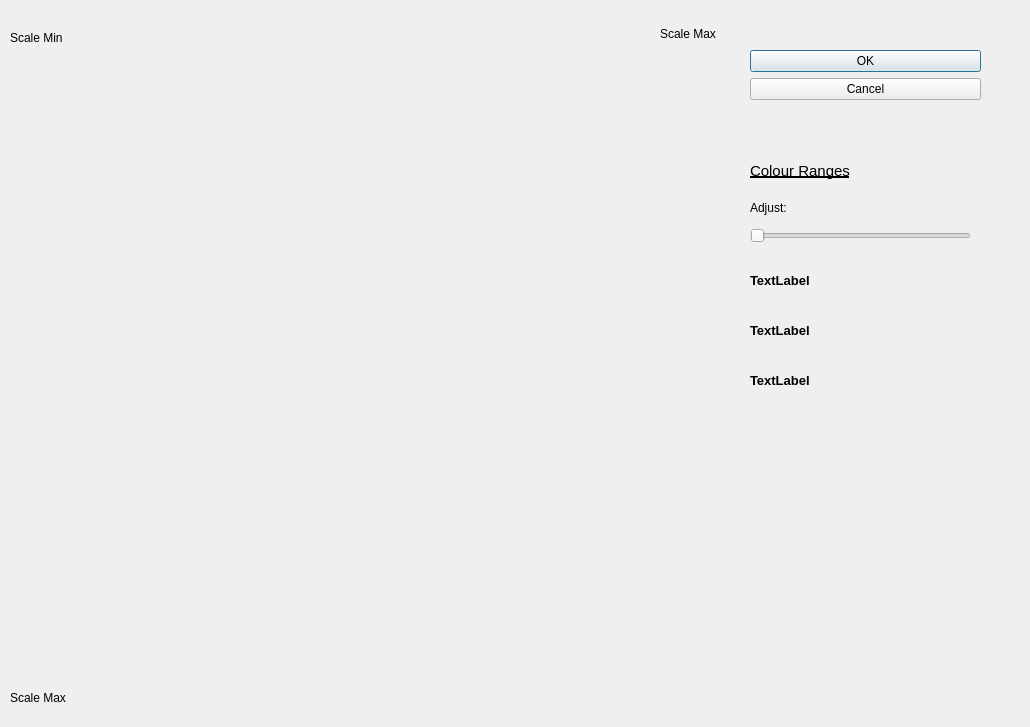
<?xml version="1.0" encoding="UTF-8"?>
<ui version="4.0">
 <class>GraphDialog</class>
 <widget class="QDialog" name="GraphDialog">
  <property name="geometry">
   <rect>
    <x>0</x>
    <y>0</y>
    <width>1030</width>
    <height>727</height>
   </rect>
  </property>
  <property name="windowTitle">
   <string>Graph of Transition Matrix</string>
  </property>
  <widget class="QDialogButtonBox" name="buttonBox">
   <property name="geometry">
    <rect>
     <x>750</x>
     <y>50</y>
     <width>231</width>
     <height>101</height>
    </rect>
   </property>
   <property name="font">
    <font>
     <pointsize>9</pointsize>
    </font>
   </property>
   <property name="orientation">
    <enum>Qt::Vertical</enum>
   </property>
   <property name="standardButtons">
    <set>QDialogButtonBox::Cancel|QDialogButtonBox::Ok</set>
   </property>
  </widget>
  <widget class="GraphWidget" name="widget" native="true">
   <property name="geometry">
    <rect>
     <x>80</x>
     <y>50</y>
     <width>651</width>
     <height>651</height>
    </rect>
   </property>
   <property name="autoFillBackground">
    <bool>true</bool>
   </property>
  </widget>
  <widget class="QLabel" name="labelScaleMin">
   <property name="geometry">
    <rect>
     <x>10</x>
     <y>30</y>
     <width>71</width>
     <height>16</height>
    </rect>
   </property>
   <property name="text">
    <string>Scale Min</string>
   </property>
  </widget>
  <widget class="QLabel" name="labelScaleMaxY">
   <property name="geometry">
    <rect>
     <x>10</x>
     <y>690</y>
     <width>71</width>
     <height>16</height>
    </rect>
   </property>
   <property name="text">
    <string>Scale Max</string>
   </property>
  </widget>
  <widget class="QLabel" name="labelScaleMaxX">
   <property name="geometry">
    <rect>
     <x>660</x>
     <y>26</y>
     <width>71</width>
     <height>16</height>
    </rect>
   </property>
   <property name="text">
    <string>Scale Max</string>
   </property>
  </widget>
  <widget class="QSlider" name="sliderRGBVar">
   <property name="geometry">
    <rect>
     <x>750</x>
     <y>220</y>
     <width>221</width>
     <height>31</height>
    </rect>
   </property>
   <property name="orientation">
    <enum>Qt::Horizontal</enum>
   </property>
  </widget>
  <widget class="QLabel" name="labelOne">
   <property name="geometry">
    <rect>
     <x>750</x>
     <y>260</y>
     <width>241</width>
     <height>41</height>
    </rect>
   </property>
   <property name="font">
    <font>
     <pointsize>10</pointsize>
     <weight>75</weight>
     <bold>true</bold>
    </font>
   </property>
   <property name="text">
    <string>TextLabel</string>
   </property>
  </widget>
  <widget class="QLabel" name="labelTwo">
   <property name="geometry">
    <rect>
     <x>750</x>
     <y>310</y>
     <width>241</width>
     <height>41</height>
    </rect>
   </property>
   <property name="font">
    <font>
     <pointsize>10</pointsize>
     <weight>75</weight>
     <bold>true</bold>
    </font>
   </property>
   <property name="text">
    <string>TextLabel</string>
   </property>
  </widget>
  <widget class="QLabel" name="labelThree">
   <property name="geometry">
    <rect>
     <x>750</x>
     <y>360</y>
     <width>241</width>
     <height>41</height>
    </rect>
   </property>
   <property name="font">
    <font>
     <pointsize>10</pointsize>
     <weight>75</weight>
     <bold>true</bold>
    </font>
   </property>
   <property name="text">
    <string>TextLabel</string>
   </property>
  </widget>
  <widget class="QLabel" name="label">
   <property name="geometry">
    <rect>
     <x>750</x>
     <y>160</y>
     <width>121</width>
     <height>21</height>
    </rect>
   </property>
   <property name="font">
    <font>
     <pointsize>11</pointsize>
     <underline>true</underline>
    </font>
   </property>
   <property name="text">
    <string>Colour Ranges</string>
   </property>
  </widget>
  <widget class="QLabel" name="label_2">
   <property name="geometry">
    <rect>
     <x>750</x>
     <y>200</y>
     <width>55</width>
     <height>16</height>
    </rect>
   </property>
   <property name="text">
    <string>Adjust:</string>
   </property>
  </widget>
 </widget>
 <customwidgets>
  <customwidget>
   <class>GraphWidget</class>
   <extends>QWidget</extends>
   <header>graphwidget.h</header>
   <container>1</container>
  </customwidget>
 </customwidgets>
 <resources/>
 <connections>
  <connection>
   <sender>buttonBox</sender>
   <signal>accepted()</signal>
   <receiver>GraphDialog</receiver>
   <slot>accept()</slot>
   <hints>
    <hint type="sourcelabel">
     <x>248</x>
     <y>254</y>
    </hint>
    <hint type="destinationlabel">
     <x>157</x>
     <y>274</y>
    </hint>
   </hints>
  </connection>
  <connection>
   <sender>buttonBox</sender>
   <signal>rejected()</signal>
   <receiver>GraphDialog</receiver>
   <slot>reject()</slot>
   <hints>
    <hint type="sourcelabel">
     <x>316</x>
     <y>260</y>
    </hint>
    <hint type="destinationlabel">
     <x>286</x>
     <y>274</y>
    </hint>
   </hints>
  </connection>
 </connections>
</ui>
